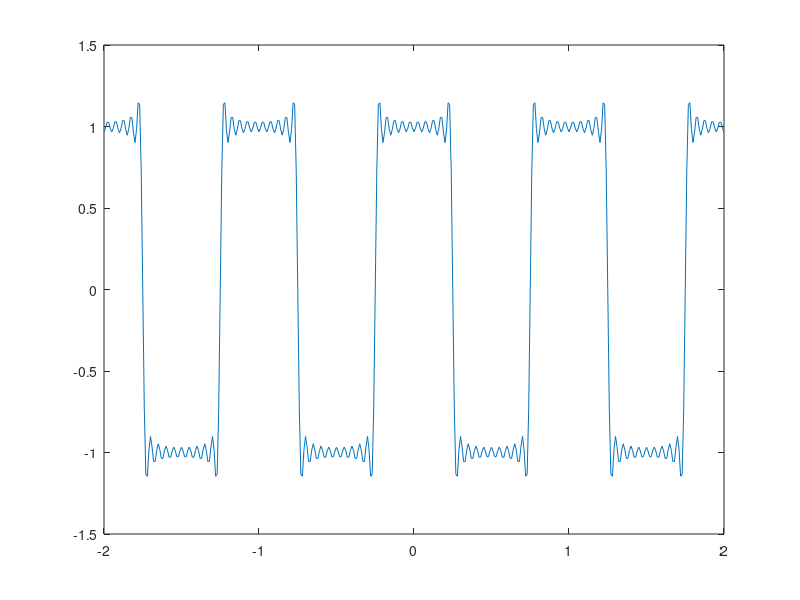

Recreate this plot in MATLAB. (Note: this script raises an error after producing the figure.)
## 1.A.II Graficar 
  x_t=0; 
  t=[-2:1/100:2];
  for k=-19:2:19
     x_t=x_t + (2/(pi*k))*((-1)^((k-1)/2))*exp(1i*k*(2*pi)*t); 
  end
  plot(t,x_t)
  
## 1.A.III Sonar a 210hz
  x_t=0; 
  fs=8000;
  t=[0:1:2*fs];
  fo=210;
  c_k=0;
  for k=1:2:19
     c_k=(2/(pi*k))*((-1)^((abs(k)-1)/2));
     x_t=x_t + c_k(k) *exp(1i*k*((2*pi*fo)/fs)*t);
  end
  plot(t,x_t)
  soundsc(real(x_t),fs)
## 1.A.IV Sonar a 420hz
  x_t=0; 
  fs=8000;
  t=[0:1:5*fs];
  fo=420;
  c_k=0;
  for k=1:2:10000001
     c_k(k)=(2/(pi*k))*((-1)^((k-1)/2));
     x_t=x_t + c_k(k) *exp(1i*k*((2*pi*fo)/fs)*t);
  end
  plot(t,x_t)
  soundsc(real(x_t),fs)